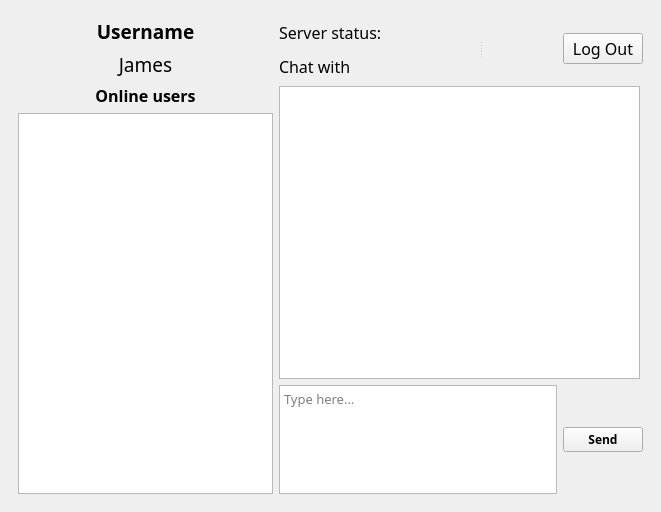
<?xml version="1.0" encoding="UTF-8"?>
<ui version="4.0">
 <class>MainWindow</class>
 <widget class="QMainWindow" name="MainWindow">
  <property name="geometry">
   <rect>
    <x>0</x>
    <y>0</y>
    <width>661</width>
    <height>512</height>
   </rect>
  </property>
  <property name="minimumSize">
   <size>
    <width>661</width>
    <height>512</height>
   </size>
  </property>
  <property name="maximumSize">
   <size>
    <width>661</width>
    <height>518</height>
   </size>
  </property>
  <property name="windowTitle">
   <string>Chat Client</string>
  </property>
  <property name="windowIcon">
   <iconset resource="mainIcon.qrc">
    <normaloff>:/icon/icon.png</normaloff>:/icon/icon.png</iconset>
  </property>
  <widget class="QWidget" name="centralwidget">
   <layout class="QVBoxLayout" name="verticalLayout_6">
    <item>
     <widget class="QStackedWidget" name="stackedWidget">
      <property name="currentIndex">
       <number>1</number>
      </property>
      <widget class="QWidget" name="loginPage">
       <layout class="QGridLayout" name="gridLayout">
        <item row="0" column="0">
         <widget class="QFrame" name="loginFrame">
          <property name="enabled">
           <bool>true</bool>
          </property>
          <property name="sizePolicy">
           <sizepolicy hsizetype="Fixed" vsizetype="Fixed">
            <horstretch>0</horstretch>
            <verstretch>0</verstretch>
           </sizepolicy>
          </property>
          <property name="minimumSize">
           <size>
            <width>300</width>
            <height>0</height>
           </size>
          </property>
          <property name="palette">
           <palette>
            <active>
             <colorrole role="Button">
              <brush brushstyle="SolidPattern">
               <color alpha="255">
                <red>255</red>
                <green>255</green>
                <blue>255</blue>
               </color>
              </brush>
             </colorrole>
             <colorrole role="Base">
              <brush brushstyle="SolidPattern">
               <color alpha="255">
                <red>255</red>
                <green>255</green>
                <blue>255</blue>
               </color>
              </brush>
             </colorrole>
             <colorrole role="Window">
              <brush brushstyle="SolidPattern">
               <color alpha="255">
                <red>255</red>
                <green>255</green>
                <blue>255</blue>
               </color>
              </brush>
             </colorrole>
            </active>
            <inactive>
             <colorrole role="Button">
              <brush brushstyle="SolidPattern">
               <color alpha="255">
                <red>255</red>
                <green>255</green>
                <blue>255</blue>
               </color>
              </brush>
             </colorrole>
             <colorrole role="Base">
              <brush brushstyle="SolidPattern">
               <color alpha="255">
                <red>255</red>
                <green>255</green>
                <blue>255</blue>
               </color>
              </brush>
             </colorrole>
             <colorrole role="Window">
              <brush brushstyle="SolidPattern">
               <color alpha="255">
                <red>255</red>
                <green>255</green>
                <blue>255</blue>
               </color>
              </brush>
             </colorrole>
            </inactive>
            <disabled>
             <colorrole role="Button">
              <brush brushstyle="SolidPattern">
               <color alpha="255">
                <red>255</red>
                <green>255</green>
                <blue>255</blue>
               </color>
              </brush>
             </colorrole>
             <colorrole role="Base">
              <brush brushstyle="SolidPattern">
               <color alpha="255">
                <red>255</red>
                <green>255</green>
                <blue>255</blue>
               </color>
              </brush>
             </colorrole>
             <colorrole role="Window">
              <brush brushstyle="SolidPattern">
               <color alpha="255">
                <red>255</red>
                <green>255</green>
                <blue>255</blue>
               </color>
              </brush>
             </colorrole>
            </disabled>
           </palette>
          </property>
          <property name="autoFillBackground">
           <bool>false</bool>
          </property>
          <property name="styleSheet">
           <string notr="true">#loginFrame {
border: 3px solid gray;
border-radius: 30px;
background: white;
}</string>
          </property>
          <property name="frameShape">
           <enum>QFrame::StyledPanel</enum>
          </property>
          <layout class="QVBoxLayout" name="verticalLayout_5">
           <item>
            <layout class="QVBoxLayout" name="verticalLayout_4">
             <item>
              <layout class="QHBoxLayout" name="horizontalLayout_2">
               <item>
                <widget class="QLabel" name="label_4">
                 <property name="font">
                  <font>
                   <family>Bahnschrift</family>
                   <pointsize>12</pointsize>
                   <weight>75</weight>
                   <bold>true</bold>
                  </font>
                 </property>
                 <property name="text">
                  <string>User name:</string>
                 </property>
                </widget>
               </item>
               <item>
                <spacer name="horizontalSpacer">
                 <property name="orientation">
                  <enum>Qt::Horizontal</enum>
                 </property>
                 <property name="sizeHint" stdset="0">
                  <size>
                   <width>30</width>
                   <height>20</height>
                  </size>
                 </property>
                </spacer>
               </item>
               <item>
                <widget class="QLineEdit" name="lineEdit_userName">
                 <property name="font">
                  <font>
                   <family>Bahnschrift</family>
                   <pointsize>12</pointsize>
                   <weight>50</weight>
                   <bold>false</bold>
                  </font>
                 </property>
                 <property name="text">
                  <string/>
                 </property>
                 <property name="maxLength">
                  <number>17</number>
                 </property>
                 <property name="placeholderText">
                  <string>Type here...</string>
                 </property>
                </widget>
               </item>
              </layout>
             </item>
             <item>
              <layout class="QHBoxLayout" name="horizontalLayout_3">
               <item>
                <widget class="QLabel" name="label_6">
                 <property name="font">
                  <font>
                   <family>Bahnschrift</family>
                   <pointsize>12</pointsize>
                   <weight>75</weight>
                   <bold>true</bold>
                  </font>
                 </property>
                 <property name="text">
                  <string>Server IP:</string>
                 </property>
                </widget>
               </item>
               <item>
                <spacer name="horizontalSpacer_2">
                 <property name="orientation">
                  <enum>Qt::Horizontal</enum>
                 </property>
                 <property name="sizeHint" stdset="0">
                  <size>
                   <width>40</width>
                   <height>20</height>
                  </size>
                 </property>
                </spacer>
               </item>
               <item>
                <widget class="QLineEdit" name="lineEdit_serverIP">
                 <property name="font">
                  <font>
                   <family>Bahnschrift</family>
                   <pointsize>12</pointsize>
                   <weight>50</weight>
                   <bold>false</bold>
                  </font>
                 </property>
                 <property name="text">
                  <string/>
                 </property>
                 <property name="maxLength">
                  <number>17</number>
                 </property>
                 <property name="placeholderText">
                  <string>Type here...</string>
                 </property>
                </widget>
               </item>
              </layout>
             </item>
             <item>
              <layout class="QHBoxLayout" name="horizontalLayout_4">
               <item>
                <spacer name="horizontalSpacer_3">
                 <property name="orientation">
                  <enum>Qt::Horizontal</enum>
                 </property>
                 <property name="sizeHint" stdset="0">
                  <size>
                   <width>40</width>
                   <height>20</height>
                  </size>
                 </property>
                </spacer>
               </item>
               <item>
                <widget class="QPushButton" name="pushButton_Login">
                 <property name="sizePolicy">
                  <sizepolicy hsizetype="Fixed" vsizetype="Fixed">
                   <horstretch>0</horstretch>
                   <verstretch>0</verstretch>
                  </sizepolicy>
                 </property>
                 <property name="font">
                  <font>
                   <family>Bahnschrift</family>
                   <pointsize>12</pointsize>
                   <weight>75</weight>
                   <bold>true</bold>
                  </font>
                 </property>
                 <property name="text">
                  <string>Login</string>
                 </property>
                </widget>
               </item>
               <item>
                <spacer name="horizontalSpacer_4">
                 <property name="orientation">
                  <enum>Qt::Horizontal</enum>
                 </property>
                 <property name="sizeHint" stdset="0">
                  <size>
                   <width>40</width>
                   <height>20</height>
                  </size>
                 </property>
                </spacer>
               </item>
              </layout>
             </item>
            </layout>
           </item>
          </layout>
         </widget>
        </item>
       </layout>
      </widget>
      <widget class="QWidget" name="chatPage">
       <layout class="QGridLayout" name="gridLayout_4">
        <item row="0" column="0">
         <layout class="QVBoxLayout" name="verticalLayout">
          <item>
           <widget class="QLabel" name="label_5">
            <property name="font">
             <font>
              <family>Bahnschrift</family>
              <pointsize>14</pointsize>
              <weight>75</weight>
              <bold>true</bold>
             </font>
            </property>
            <property name="text">
             <string>Username</string>
            </property>
            <property name="alignment">
             <set>Qt::AlignCenter</set>
            </property>
           </widget>
          </item>
          <item>
           <widget class="QLabel" name="label_ID">
            <property name="font">
             <font>
              <family>Bahnschrift</family>
              <pointsize>14</pointsize>
              <weight>50</weight>
              <bold>false</bold>
             </font>
            </property>
            <property name="text">
             <string>James</string>
            </property>
            <property name="alignment">
             <set>Qt::AlignCenter</set>
            </property>
           </widget>
          </item>
         </layout>
        </item>
        <item row="0" column="1" rowspan="2">
         <layout class="QGridLayout" name="gridLayout_3">
          <item row="0" column="0">
           <layout class="QVBoxLayout" name="verticalLayout_7">
            <item>
             <widget class="QSplitter" name="splitter">
              <property name="orientation">
               <enum>Qt::Horizontal</enum>
              </property>
              <widget class="QWidget" name="layoutWidget">
               <layout class="QVBoxLayout" name="verticalLayout_3">
                <item>
                 <widget class="QLabel" name="label_serverStatus">
                  <property name="font">
                   <font>
                    <family>Bahnschrift</family>
                    <pointsize>12</pointsize>
                   </font>
                  </property>
                  <property name="text">
                   <string>Server status: </string>
                  </property>
                 </widget>
                </item>
                <item>
                 <widget class="QLabel" name="label_chat">
                  <property name="font">
                   <font>
                    <family>Bahnschrift</family>
                    <pointsize>12</pointsize>
                    <weight>50</weight>
                    <bold>false</bold>
                   </font>
                  </property>
                  <property name="text">
                   <string>Chat with </string>
                  </property>
                 </widget>
                </item>
               </layout>
              </widget>
              <widget class="QWidget" name="layoutWidget">
               <layout class="QHBoxLayout" name="horizontalLayout_5">
                <item>
                 <spacer name="horizontalSpacer_5">
                  <property name="orientation">
                   <enum>Qt::Horizontal</enum>
                  </property>
                  <property name="sizeHint" stdset="0">
                   <size>
                    <width>6</width>
                    <height>20</height>
                   </size>
                  </property>
                 </spacer>
                </item>
                <item>
                 <widget class="QPushButton" name="pushButton_LogOut">
                  <property name="font">
                   <font>
                    <family>Bahnschrift</family>
                    <pointsize>12</pointsize>
                    <weight>50</weight>
                    <bold>false</bold>
                   </font>
                  </property>
                  <property name="text">
                   <string>Log Out</string>
                  </property>
                 </widget>
                </item>
               </layout>
              </widget>
             </widget>
            </item>
            <item>
             <widget class="QTextEdit" name="textEdit_ChatWindow">
              <property name="minimumSize">
               <size>
                <width>0</width>
                <height>293</height>
               </size>
              </property>
              <property name="maximumSize">
               <size>
                <width>361</width>
                <height>293</height>
               </size>
              </property>
              <property name="font">
               <font>
                <family>Bahnschrift</family>
                <pointsize>10</pointsize>
                <weight>50</weight>
                <bold>false</bold>
               </font>
              </property>
              <property name="readOnly">
               <bool>true</bool>
              </property>
              <property name="html">
               <string>&lt;!DOCTYPE HTML PUBLIC &quot;-//W3C//DTD HTML 4.0//EN&quot; &quot;http://www.w3.org/TR/REC-html40/strict.dtd&quot;&gt;
&lt;html&gt;&lt;head&gt;&lt;meta name=&quot;qrichtext&quot; content=&quot;1&quot; /&gt;&lt;style type=&quot;text/css&quot;&gt;
p, li { white-space: pre-wrap; }
&lt;/style&gt;&lt;/head&gt;&lt;body style=&quot; font-family:'Bahnschrift'; font-size:10pt; font-weight:400; font-style:normal;&quot;&gt;
&lt;p style=&quot;-qt-paragraph-type:empty; margin-top:0px; margin-bottom:0px; margin-left:0px; margin-right:0px; -qt-block-indent:0; text-indent:0px;&quot;&gt;&lt;br /&gt;&lt;/p&gt;&lt;/body&gt;&lt;/html&gt;</string>
              </property>
             </widget>
            </item>
           </layout>
          </item>
          <item row="1" column="0">
           <layout class="QGridLayout" name="gridLayout_2">
            <item row="0" column="0">
             <widget class="QTextEdit" name="textEdit_Input">
              <property name="minimumSize">
               <size>
                <width>278</width>
                <height>109</height>
               </size>
              </property>
              <property name="maximumSize">
               <size>
                <width>278</width>
                <height>109</height>
               </size>
              </property>
              <property name="font">
               <font>
                <family>Bahnschrift</family>
                <pointsize>10</pointsize>
                <weight>50</weight>
                <bold>false</bold>
               </font>
              </property>
              <property name="placeholderText">
               <string>Type here...</string>
              </property>
             </widget>
            </item>
            <item row="0" column="1">
             <widget class="QPushButton" name="pushButton_Send">
              <property name="font">
               <font>
                <family>Bahnschrift</family>
                <pointsize>9</pointsize>
                <weight>75</weight>
                <italic>false</italic>
                <bold>true</bold>
               </font>
              </property>
              <property name="text">
               <string>Send</string>
              </property>
             </widget>
            </item>
           </layout>
          </item>
         </layout>
        </item>
        <item row="1" column="0">
         <layout class="QVBoxLayout" name="verticalLayout_2">
          <item>
           <widget class="QLabel" name="label_3">
            <property name="font">
             <font>
              <family>Bahnschrift</family>
              <pointsize>12</pointsize>
              <weight>75</weight>
              <bold>true</bold>
             </font>
            </property>
            <property name="text">
             <string>Online users</string>
            </property>
            <property name="alignment">
             <set>Qt::AlignCenter</set>
            </property>
           </widget>
          </item>
          <item>
           <widget class="QListWidget" name="listWidget_Clients"/>
          </item>
         </layout>
        </item>
       </layout>
      </widget>
     </widget>
    </item>
   </layout>
  </widget>
  <widget class="QMenuBar" name="menubar">
   <property name="geometry">
    <rect>
     <x>0</x>
     <y>0</y>
     <width>661</width>
     <height>22</height>
    </rect>
   </property>
  </widget>
 </widget>
 <resources>
  <include location="mainIcon.qrc"/>
 </resources>
 <connections/>
</ui>
